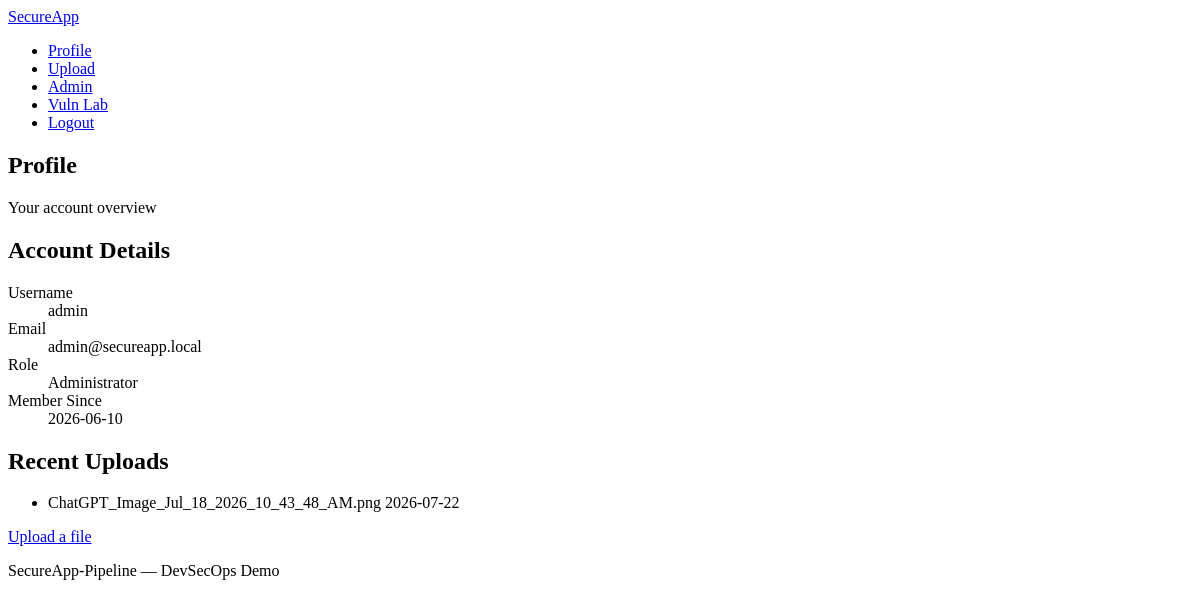
Screenshot of /profile (signed in) with the database file from the repository.
### tables this page shows
CREATE TABLE users (
            id INTEGER PRIMARY KEY AUTOINCREMENT,
            username TEXT UNIQUE NOT NULL,
            email TEXT UNIQUE NOT NULL,
            password_hash TEXT NOT NULL,
            is_admin INTEGER NOT NULL DEFAULT 0,
            created_at TEXT NOT NULL
        );

CREATE TABLE uploads (
            id INTEGER PRIMARY KEY AUTOINCREMENT,
            user_id INTEGER NOT NULL,
            filename TEXT NOT NULL,
            stored_name TEXT NOT NULL,
            uploaded_at TEXT NOT NULL,
            FOREIGN KEY (user_id) REFERENCES users (id)
        );

### app.py (the view)
@app.route("/profile")
@login_required
def profile():
    uploads = get_db().execute(
        """
        SELECT filename, uploaded_at
        FROM uploads
        WHERE user_id = ?
        ORDER BY uploaded_at DESC
        LIMIT 10
        """,
        (g.user["id"],),
    ).fetchall()
    return render_template("profile.html", user=g.user, uploads=uploads)

### app.py (called while the page is built)
def get_db():
    if "db" not in g:
        g.db = sqlite3.connect(DATABASE)
        g.db.row_factory = sqlite3.Row
    return g.db

def login_required(view):
    @wraps(view)
    def wrapped_view(**kwargs):
        if "user_id" not in session:
            flash("Please log in to continue.", "warning")
            return redirect(url_for("login"))
        return view(**kwargs)
    return wrapped_view

def current_user():
    if "user_id" not in session:
        return None
    return get_db().execute(
        "SELECT id, username, email, is_admin, created_at FROM users WHERE id = ?",
        (session["user_id"],),
    ).fetchone()

@app.before_request
def start_timer():
    request.start_time = time.time()

@app.after_request
def after_request(response):
    REQUEST_COUNT.labels(
        request.method,
        request.path
    ).inc()
    if hasattr(request, "start_time"):
        REQUEST_LATENCY.observe(
            time.time() - request.start_time
        )
    return response

@app.before_request
def load_logged_in_user():
    g.user = current_user()

### templates/profile.html (shortened to what this page needs)
{% extends "base.html" %}
{% block content %}
<section class="page-header">
    <h1>Profile</h1>
    <p class="subtitle">Your account overview</p>
</section>
<div class="card-grid">
    <article class="card">
        <h2>Account Details</h2>
        <dl class="detail-list">
            <dt>Username</dt>
            <dd>{{ user.username }}</dd>
            <dt>Email</dt>
            <dd>{{ user.email }}</dd>
            <dt>Role</dt>
            <dd>{{ "Administrator" if user.is_admin else "User" }}</dd>
            <dt>Member Since</dt>
            <dd>{{ user.created_at[:10] }}</dd>
        </dl>
    </article>
    <article class="card">
        <h2>Recent Uploads</h2>
        {% if uploads %}
            <ul class="item-list">
                {% for upload in uploads %}
                    <li>
                        <span>{{ upload.filename }}</span>
                        <time>{{ upload.uploaded_at[:10] }}</time>
                    </li>
                {% endfor %}
            </ul>
        {% else %}
            <p class="empty-state">No uploads yet.</p>
        {% endif %}
        <a href="{{ url_for('upload') }}" class="btn btn-secondary">Upload a file</a>
    </article>
</div>
{% endblock %}

### rows the page displays
users: username "admin", email "admin@secureapp.local", is_admin "Administrator", created_at "2026-06-10"
uploads: filename "ChatGPT_Image_Jul_18_2026_10_43_48_AM.png", uploaded_at "2026-07-22"
